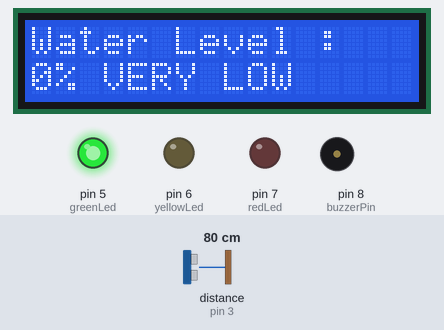
Recording of a sketch running on a simulated Arduino Uno, built with avr-gcc and run on an emulated ATmega328P. Shown: 16×2 character LCD, output pins drawn as LEDs (lit = HIGH), buzzer (waves = sounding, pin HIGH). Wiring (inferred from the names in the program): ultrasonic range finder: trigger pin 4; echo pin 3. The test bench sets the inputs (shaded band); at power-on: distance to the obstacle (sensor on pin 3) 80 cm. The echo pulse lasts 58.3 µs per cm; pins used as bus, display or sensor lines are not drawn.

Above: at 1.2 s.
1.3 s: distance to the obstacle (sensor on pin 3) set to 12 cm
At 2.0 s:
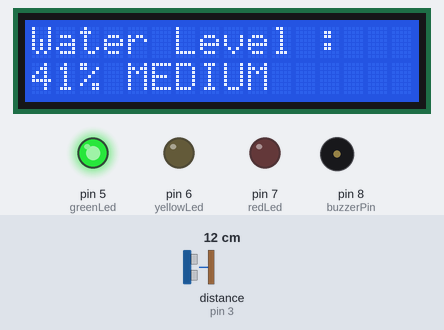
3.1 s: distance to the obstacle (sensor on pin 3) set to 9 cm
At 3.9 s:
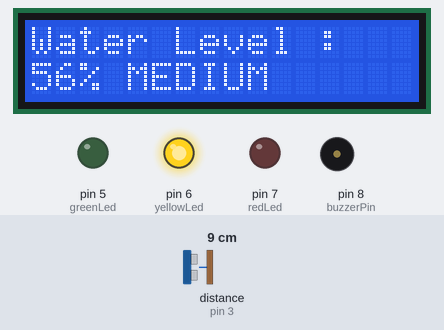
4.6 s: distance to the obstacle (sensor on pin 3) set to 4 cm
At 6.5 s:
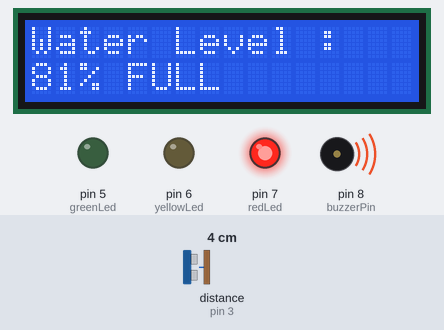
7.1 s: distance to the obstacle (sensor on pin 3) set to 15 cm
At 8.4 s:
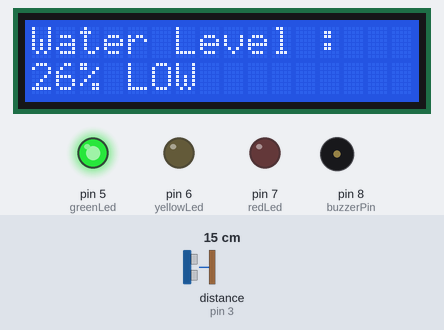
8.7 s: distance to the obstacle (sensor on pin 3) set to 20 cm
At 9.1 s:
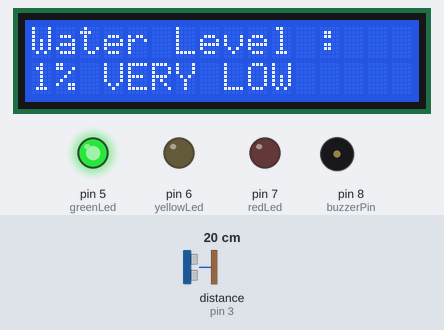
Timing chart, 0 to 11.2 s (numbered marks = the images above; inputs shaded):
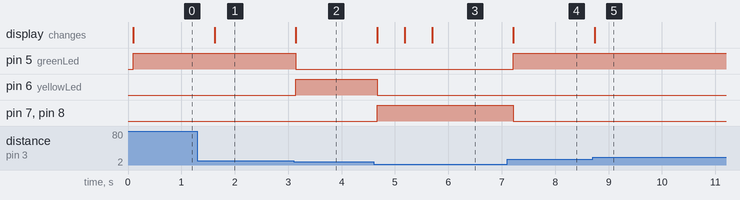

Measured:
- the behaviour switches between 11 and 10 cm on distance to the obstacle (sensor on pin 3) (found by bisection; images 1 and 2)
- the behaviour switches between 17 and 18 cm on distance to the obstacle (sensor on pin 3) (found by bisection; images 4 and 5)
- after the input at 1.3 s, the display: changes after 0.33 s (image 1)
- after the input at 3.1 s, pin 5 (greenLed): HIGH → LOW after 0.05 s; pin 6 (yellowLed): LOW → HIGH after 0.05 s; the display: changes after 0.05 s (image 2)
- after the input at 4.6 s, pin 6 (yellowLed): HIGH → LOW after 0.07 s; pin 7 (redLed), pin 8 (buzzerPin): LOW → HIGH after 0.07 s; the display: changes after 0.07 s (image 3)
- after the input at 7.1 s, pin 5 (greenLed): LOW → HIGH after 0.12 s; pin 7 (redLed), pin 8 (buzzerPin): HIGH → LOW after 0.12 s; the display: changes after 0.12 s (image 4)
- after the input at 8.7 s, the display: changes at once (image 5)

The sketch:

WaterLevelAlertSystem.ino
```cpp
#include <LiquidCrystal_I2C.h>

LiquidCrystal_I2C lcd(0x27, 16, 2);

// Ultrasonic sensor pins
const int echoPin = 3;
const int trigPin = 4;

// LED and buzzer pins
const int redLed = 7;
const int yellowLed = 6;
const int greenLed = 5;
const int buzzerPin = 8;

// Maximum distance (ความสูงถัง)
const float maxDistance = 20.0;

// เก็บค่าก่อนหน้าเพื่อไม่ให้จอกระพริบ
String lastStatus = "";
int lastWaterLevel = -1;

void setup() {
  lcd.init();
  lcd.backlight();

  pinMode(echoPin, INPUT);
  pinMode(trigPin, OUTPUT);

  pinMode(redLed, OUTPUT);
  pinMode(yellowLed, OUTPUT);
  pinMode(greenLed, OUTPUT);
  pinMode(buzzerPin, OUTPUT);

  // พิมพ์หัวข้อแค่ครั้งเดียว
  lcd.setCursor(0, 0);
  lcd.print("Water Level :");
}

void loop() {
  float distance = readDistance();
  if (distance > maxDistance) distance = maxDistance;

  // คำนวณ % ระดับน้ำ
  int waterLevel = (1 - (distance / maxDistance)) * 100;
  if (waterLevel < 0) waterLevel = 0;
  if (waterLevel > 100) waterLevel = 100;

  // กำหนดสถานะตามระดับ
  String status = "";
  if (distance <= 4) {
    status = "FULL";
  } else if (distance > 4 && distance <= 6) {
    status = "NEARLY FULL";
  } else if (distance > 6 && distance <= 12) {
    status = "MEDIUM";
  } else if (distance > 12 && distance <= 17) {
    status = "LOW";
  } else {
    status = "VERY LOW";
  }

  // แสดงบนบรรทัดที่ 2 เฉพาะเมื่อ status หรือ % เปลี่ยน
  if (status != lastStatus || waterLevel != lastWaterLevel) {
    String line = String(waterLevel) + "% " + status;

    // เติมช่องว่างให้ครบ 16 ตัวอักษร เพื่อทับตัวอักษรเดิม
    while (line.length() < 16) {
      line += " ";
    }

    lcd.setCursor(0, 1);
    lcd.print(line);

    // อัปเดตค่าก่อนหน้า
    lastStatus = status;
    lastWaterLevel = waterLevel;
  }

  // ไฟเตือน + Buzzer
  if (distance <= 5) {
    digitalWrite(redLed, HIGH);
    digitalWrite(yellowLed, LOW);
    digitalWrite(greenLed, LOW);
    digitalWrite(buzzerPin, HIGH);
  } else if (distance > 5 && distance <= 10) {
    digitalWrite(redLed, LOW);
    digitalWrite(yellowLed, HIGH);
    digitalWrite(greenLed, LOW);
    digitalWrite(buzzerPin, LOW);
  } else {
    digitalWrite(redLed, LOW);
    digitalWrite(yellowLed, LOW);
    digitalWrite(greenLed, HIGH);
    digitalWrite(buzzerPin, LOW);
  }

  delay(500);
}

// อ่านระยะทางจาก Ultrasonic Sensor
float readDistance() {
  digitalWrite(trigPin, LOW);
  delayMicroseconds(2);
  digitalWrite(trigPin, HIGH);
  delayMicroseconds(10);
  digitalWrite(trigPin, LOW);

  float distance = pulseIn(echoPin, HIGH) / 58.0;
  return distance;
}
```
